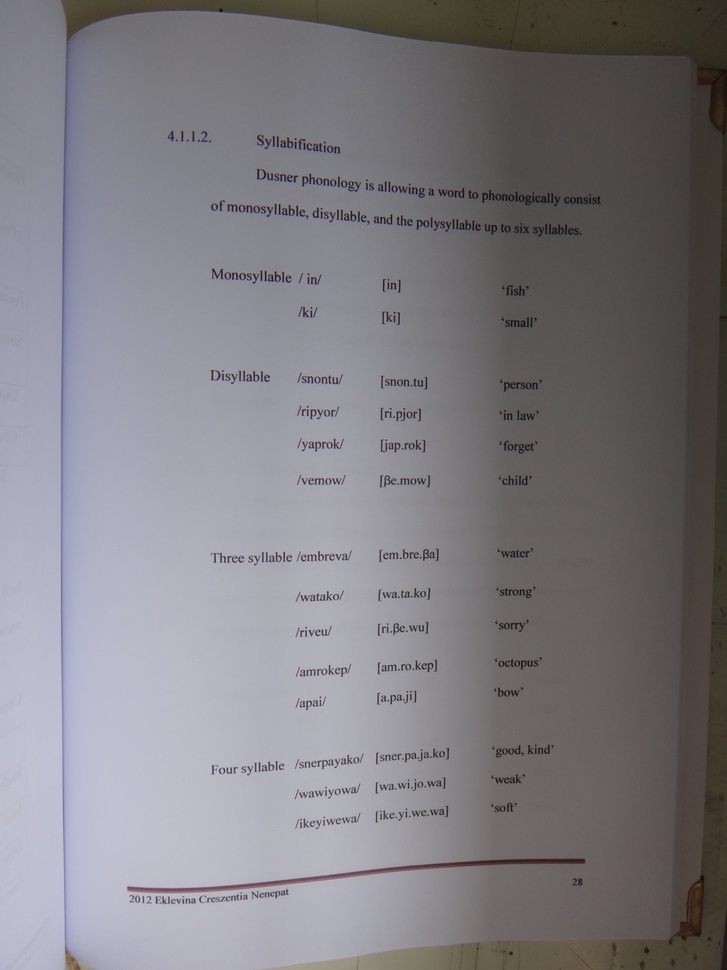
#> input picture linguistics_thesis_a.jpg, 727 x 970 px, shrunk from 3456 x 4608 before the run
$ jupyter execute project.ipynb
#> lines starting #> are read from the running program, lines starting #| are printed output that depends on the picture; after the words box and inside, x2 and y2 are one past the last pixel; in counts of white or black regions, pixels touching at a corner belong together
# **Project: Document Scanning for Book Pages**

[cell 1]
import cv2
import numpy as np
import matplotlib.pyplot as plt

# Load the image
image = cv2.imread('linguistics_thesis_a.jpg')
#> image is the input picture: shape (970, 727, 3); mean B, G, R 131, 125.6, 128

# Convert to grayscale
gray = cv2.cvtColor(image, cv2.COLOR_BGR2GRAY)

# Plot the original grayscale image
plt.figure(figsize=(10, 8))
plt.subplot(2, 3, 1)
plt.imshow(gray, cmap='gray')
plt.title("Grayscale Image")
plt.axis('off')

# Apply Gaussian Blur to reduce noise
blurred = cv2.GaussianBlur(gray, (11, 11), 0)
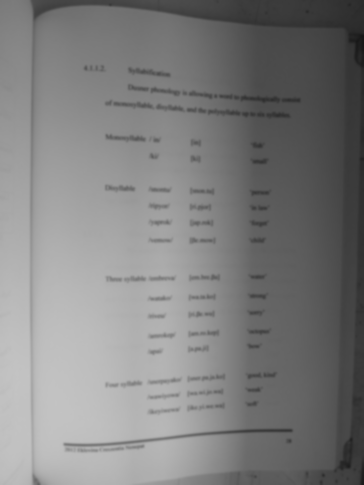
#> blurred: shape (970, 727) (shown at 1/2 size); min 22, max 195, mean 126.9

# Plot the blurred image
plt.subplot(2, 3, 2)
plt.imshow(blurred, cmap='gray')
plt.title("Gaussian Blurred Image")
plt.axis('off')

# Use Difference of Gaussians (DoG) for blob detection
# Gaussian filter 1
gaussian1 = cv2.GaussianBlur(blurred, (21, 21), 0)
# Gaussian filter 2
gaussian2 = cv2.GaussianBlur(blurred, (51, 51), 0)

#DoG
dog = gaussian1 - gaussian2
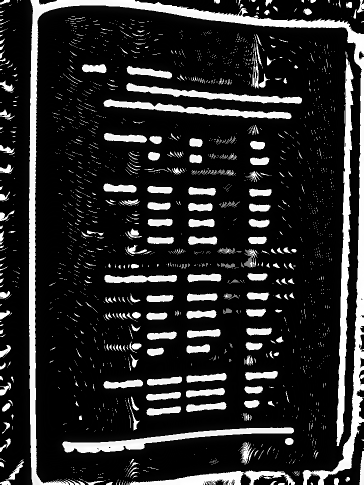
#> dog: shape (970, 727) (shown at 1/2 size); min 0, max 255, mean 42.1

# Plot the Difference of Gaussians result
plt.subplot(2, 3, 3)
plt.imshow(dog, cmap='gray')
plt.title("DoG")
plt.axis('off')

# threshold DoG for blobs
_, thresh = cv2.threshold(dog, 0, 255, cv2.THRESH_BINARY_INV + cv2.ADAPTIVE_THRESH_MEAN_C)
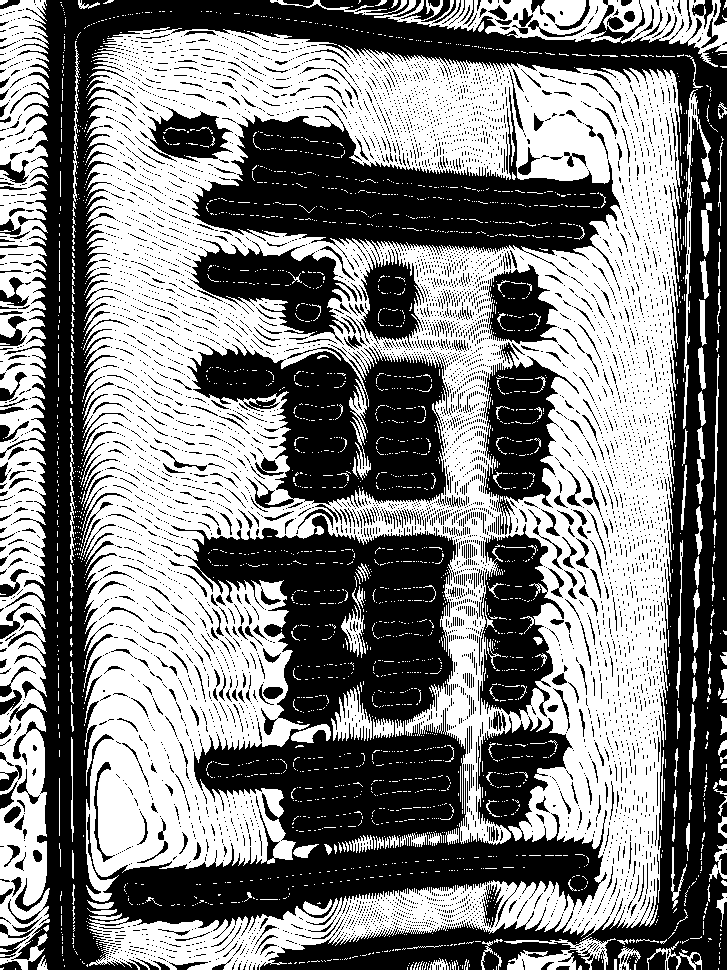
#> thresh: shape (970, 727); 50.6% white; 6506 black regions (6035 under 20 px)

# Plot the thresholded image
plt.subplot(2, 3, 4)
plt.imshow(thresh, cmap='gray')
plt.title("Thresholded Image")
plt.axis('off')

# contours for blobs
contours, _ = cv2.findContours(thresh, cv2.RETR_EXTERNAL, cv2.CHAIN_APPROX_SIMPLE)
#> contours = 1555 contours, 1473 with area under 20; largest, box (x1, y1, x2, y2) and area: (81, 27, 680, 970) 415236, (0, 0, 50, 970) 33274, (374, 0, 727, 67) 8911, (504, 937, 616, 970) 1408, (683, 89, 711, 429) 940

# Sort contours by area (to find the largest one, which is likely the page)
contours = sorted(contours, key=cv2.contourArea, reverse=True)

# Loop through contours and select the largest (book page)
for contour in contours:
    # Approximate the contour and check if it forms a rectangular shape
    epsilon = 0.04 * cv2.arcLength(contour, True)
    approx = cv2.approxPolyDP(contour, epsilon, True)

    # If the contour has 4 points, it is likely the book page
    if len(approx) == 4:
        book_page_contour = approx
        break
#> this loop made 10 passes
#> (epsilon, book_page_contour) on pass 10: (12.54, [[701, 960], [671, 955], [678, 941], [647, 958]])

# Draw the contour of the book page on the original image
cv2.drawContours(image, [book_page_contour], -1, (0, 255, 0), 3)
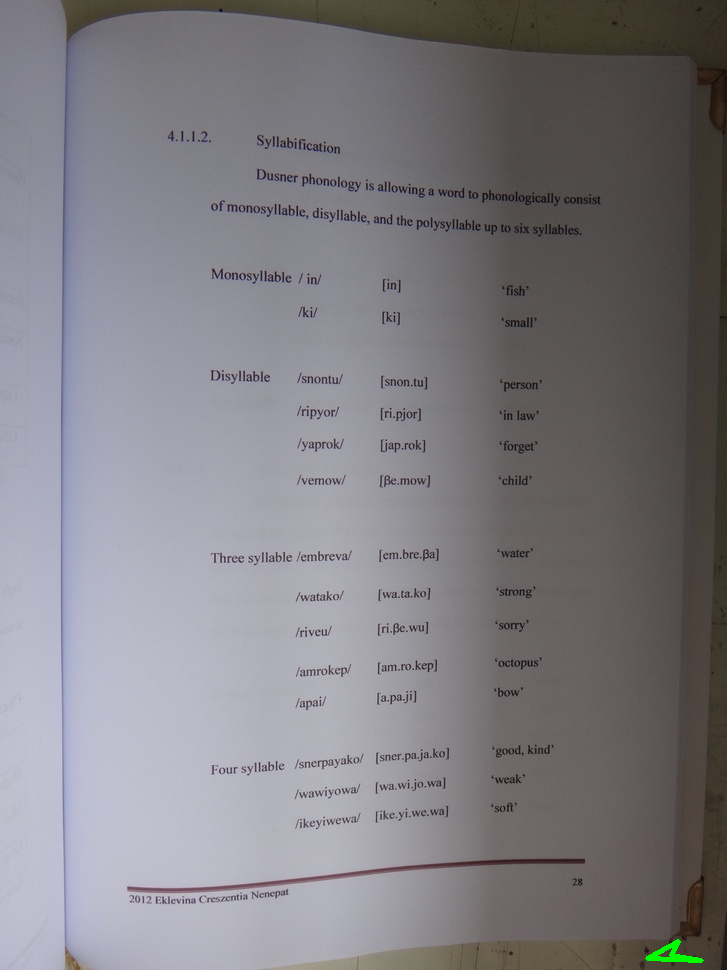
#> image: shape (970, 727, 3); 0.08% of pixels changed, all inside (x1, y1, x2, y2) = (645, 939, 704, 963)

# Plot the image with the contour of the book page
plt.subplot(2, 3, 5)
plt.imshow(cv2.cvtColor(image, cv2.COLOR_BGR2RGB))
plt.title("Original with Contours")
plt.axis('off')

# Crop the book page region from the image
mask = np.zeros(gray.shape, dtype=np.uint8)
cv2.drawContours(mask, [book_page_contour], -1, 255, -1)
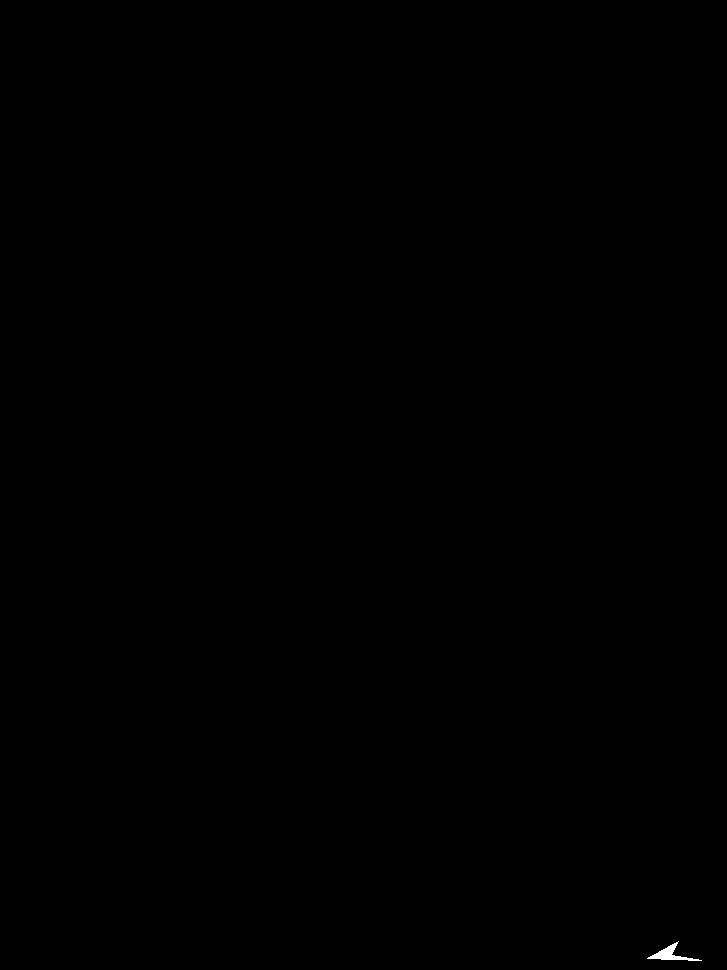
#> mask: shape (970, 727); 0.05% white; 1 white region, box (x1, y1, x2, y2) and area: (647, 941, 702, 961) 327
book_page = cv2.bitwise_and(image, image, mask=mask)

# Plot the cropped book page
plt.subplot(2, 3, 6)
plt.imshow(cv2.cvtColor(book_page, cv2.COLOR_BGR2RGB))
plt.title("Cropped Book Page")
plt.axis('off')

# Show all plots
plt.tight_layout()
plt.show()
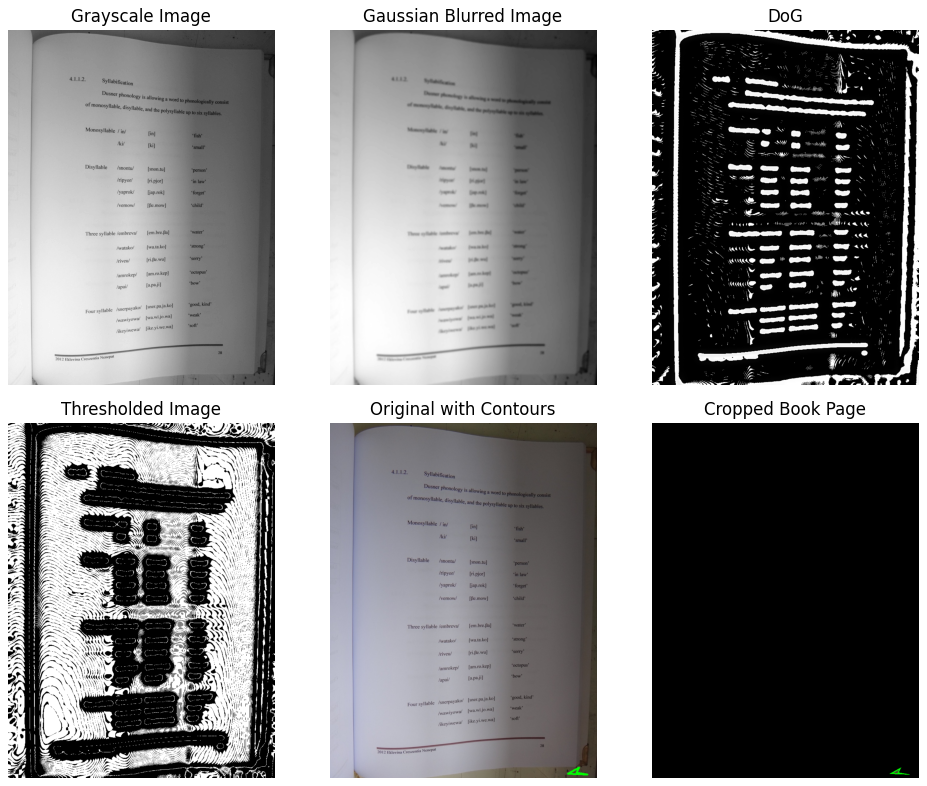
#> figure drawn by matplotlib, 6 panels
